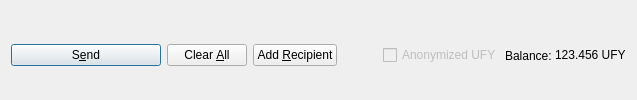
         <widget class="QFrame" name="frame_Send">
          <layout class="QHBoxLayout" name="horizontalLayout">
           <property name="bottomMargin">
            <number>0</number>
           </property>
           <item>
            <widget class="QPushButton" name="sendButton">
             <property name="minimumSize">
              <size>
               <width>150</width>
               <height>0</height>
              </size>
             </property>
             <property name="toolTip">
              <string>Confirm the send action</string>
             </property>
             <property name="text">
              <string>S&amp;end</string>
             </property>
             <property name="icon">
              <iconset resource="../ufy.qrc">
               <normaloff>:/icons/send</normaloff>:/icons/send</iconset>
             </property>
             <property name="autoDefault">
              <bool>false</bool>
             </property>
             <property name="default">
              <bool>true</bool>
             </property>
            </widget>
           </item>
           <item>
            <widget class="QPushButton" name="clearButton">
             <property name="sizePolicy">
              <sizepolicy hsizetype="Minimum" vsizetype="Fixed">
               <horstretch>0</horstretch>
               <verstretch>0</verstretch>
              </sizepolicy>
             </property>
             <property name="toolTip">
              <string>Clear all fields of the form.</string>
             </property>
             <property name="text">
              <string>Clear &amp;All</string>
             </property>
             <property name="icon">
              <iconset resource="../ufy.qrc">
               <normaloff>:/icons/remove</normaloff>:/icons/remove</iconset>
             </property>
             <property name="autoDefault">
              <bool>false</bool>
             </property>
            </widget>
           </item>
           <item>
            <widget class="QPushButton" name="addButton">
             <property name="toolTip">
              <string>Send to multiple recipients at once</string>
             </property>
             <property name="text">
              <string>Add &amp;Recipient</string>
             </property>
             <property name="icon">
              <iconset resource="../ufy.qrc">
               <normaloff>:/icons/add</normaloff>:/icons/add</iconset>
             </property>
             <property name="autoDefault">
              <bool>false</bool>
             </property>
            </widget>
           </item>
           <item>
            <spacer name="horizontalSpacer">
             <property name="orientation">
              <enum>Qt::Horizontal</enum>
             </property>
             <property name="sizeHint" stdset="0">
              <size>
               <width>40</width>
               <height>20</height>
              </size>
             </property>
            </spacer>
           </item>
           <item>
            <layout class="QHBoxLayout" name="horizontalLayout_2">
             <property name="spacing">
              <number>3</number>
             </property>
             <item>
              <widget class="QCheckBox" name="checkzUFY">
               <property name="enabled">
                <bool>false</bool>
               </property>
               <property name="text">
                <string>Anonymized UFY</string>
               </property>
              </widget>
             </item>
             <item>
              <widget class="QLabel" name="label">
               <property name="text">
                <string>Balance:</string>
               </property>
              </widget>
             </item>
             <item>
              <widget class="QLabel" name="labelBalance">
               <property name="sizePolicy">
                <sizepolicy hsizetype="Preferred" vsizetype="Fixed">
                 <horstretch>0</horstretch>
                 <verstretch>0</verstretch>
                </sizepolicy>
               </property>
               <property name="cursor">
                <cursorShape>IBeamCursor</cursorShape>
               </property>
               <property name="text">
                <string notr="true">123.456 UFY</string>
               </property>
               <property name="textInteractionFlags">
                <set>Qt::LinksAccessibleByMouse|Qt::TextSelectableByKeyboard|Qt::TextSelectableByMouse</set>
               </property>
              </widget>
             </item>
            </layout>
           </item>
          </layout>
         </widget>
